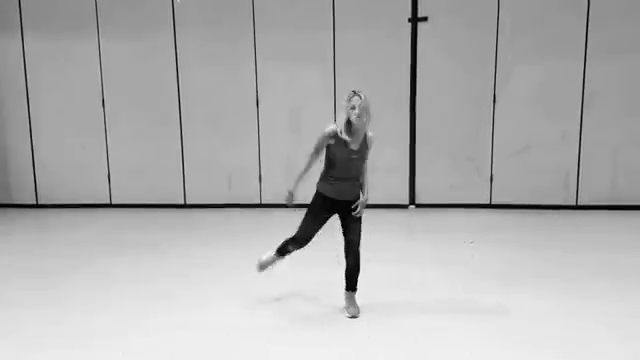
#> input picture frame 29 of 2022_图像算法基础教程(更新中)/day08/img/a.mp4, 640 x 360 px
$ python flow.py
#> lines starting #> are read from the running program, lines starting #| are printed output that depends on the picture
import numpy as np
import cv2

# params for ShiTomasi corner detection
feature_params = dict( maxCorners = 100,
                        qualityLevel = 0.3,
                        minDistance = 7,
                        blockSize = 7 )

lk_params = dict( winSize = (15,15), maxLevel = 2,
                    criteria = (cv2.TERM_CRITERIA_EPS | cv2.TERM_CRITERIA_COUNT, 10, 0.03))

# Create some random colors
color = np.random.randint(0,255,(100,3))
cap = cv2.VideoCapture(r'./img/a.mp4')
while (cap.isOpened()):
    ret, old_frame = cap.read()
#> old_frame is the input picture: shape (360, 640, 3); min 0, max 249, mean 176.8
    if ret == True:
        old_gray = cv2.cvtColor(old_frame, cv2.COLOR_BGR2GRAY)
        p0 = cv2.goodFeaturesToTrack(old_gray, mask = None, **feature_params)
#> p0 = 18 rows, first 8: [336, 215], [412, 202], [488, 201], [108, 201], [182, 201], [260, 200], [420, 14], [34, 201]
        mask = np.zeros_like(old_frame)
        while(1):
            ret, frame = cap.read()
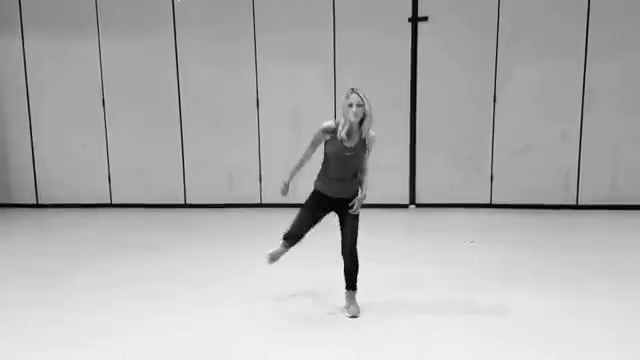
#> input picture frame 30 of 2022_图像算法基础教程(更新中)/day08/img/a.mp4, 640 x 360 px
#> frame is the input picture: shape (360, 640, 3); min 0, max 249, mean 177
            img = frame.copy()
            frame_gray = cv2.cvtColor(img, cv2.COLOR_BGR2GRAY)
            p1, st, err = cv2.calcOpticalFlowPyrLK(old_gray, frame_gray, p0, None, **lk_params)
#> p1 = 18 rows, first 8: [333.7, 212], [412.2, 201.7], [488.4, 200.6], [108.4, 200.8], [182.3, 200.7], [260.3, 199.7], [420.2, 13.71], [34.28, 200.7]; st = 18 values from 1 to 1; err = 18 values, max 22.35 at index 16, min 2.36 at index 12, mean 7.79
            good_new = p1[st==1]
#> good_new has the same summary as p1
            good_old = p0[st==1]
#> good_old has the same summary as p0
            # draw the tracks
            for i,(new,old) in enumerate(zip(good_new,good_old)):
                a,b = new.ravel()
                c,d = old.ravel()
                a, b = int(a), int(b)
                c, d = int(c), int(d)
                mask = cv2.line(mask, (a,b),(c,d), color[i].tolist(), 2)
                img = cv2.circle(img,(a,b),5,color[i].tolist(),-1)
#> this loop made 18 passes
#> (new, a, b, c, d) on passes 1 to 12: ([333.7, 212], 333, 212, 336, 215), ([412.2, 201.7], 412, 201, 412, 202), ([488.4, 200.6], 488, 200, 488, 201), ([108.4, 200.8], 108, 200, 108, 201), ([182.3, 200.7], 182, 200, 182, 201), ([260.3, 199.7], 260, 199, 260, 200), ([420.2, 13.71], 420, 13, 420, 14), ([34.28, 200.7], 34, 200, 34, 201), ([578.4, 203.7], 578, 203, 578, 204), ([410.2, 19.75], 410, 19, 410, 20), ([298.3, 209.7], 298, 209, 305, 210), ([420.2, 23.77], 420, 23, 420, 24)
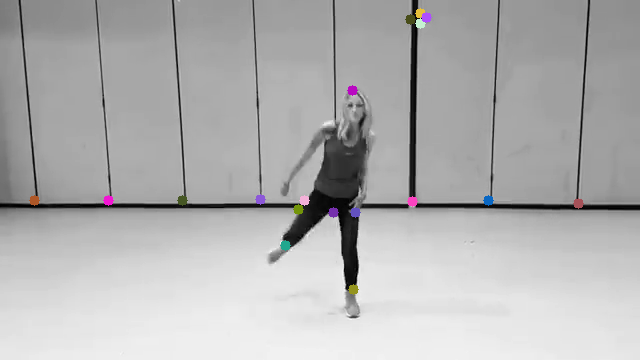
#> img: shape (360, 640, 3); mean B, G, R 177.2, 177, 177.3
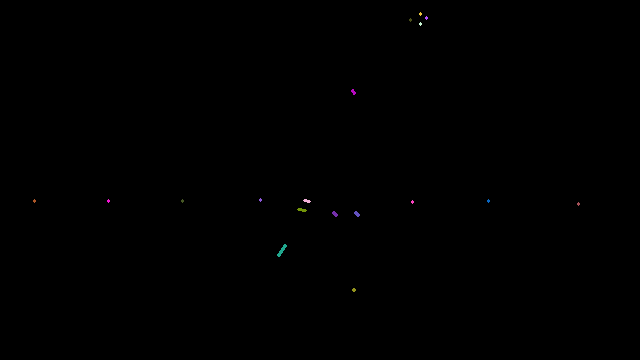
#> mask: shape (360, 640, 3); mean of channels 0, 1, 2 0.2, 0.1, 0.1; drawn as B, G, R
            flow_img = cv2.add(img, mask)
            mat = np.vstack((frame, flow_img))
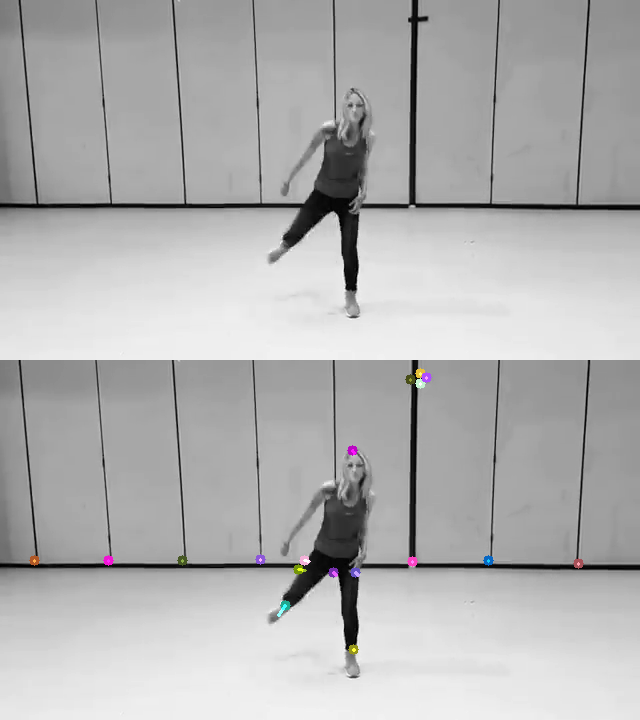
#> mat: shape (720, 640, 3); mean B, G, R 177.2, 177.1, 177.2
            cv2.namedWindow('OpticalFlow', 0)
            cv2.imshow('OpticalFlow', mat)
            k = cv2.waitKey(30) & 0xff
#> (key Esc is pressed here)
            if k == 27:
                break
            # Now update the previous frame and previous points
            old_gray = frame_gray.copy()
            p0 = good_new.reshape(-1,1,2)

cap.release()

$ run again, starting later in the video
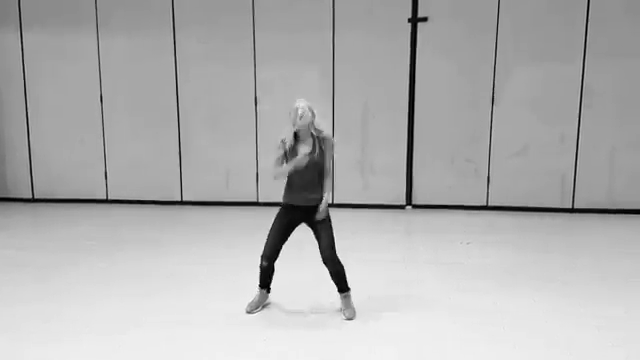
#> input picture frame 134 of 2022_图像算法基础教程(更新中)/day08/img/a.mp4, 640 x 360 px
#> old_frame is the input picture: shape (360, 640, 3); min 0, max 255, mean 176.9
#> p0 = 20 rows, first 8: [408, 203], [179, 198], [332, 201], [105, 197], [485, 203], [409, 20], [570, 205], [346, 290]
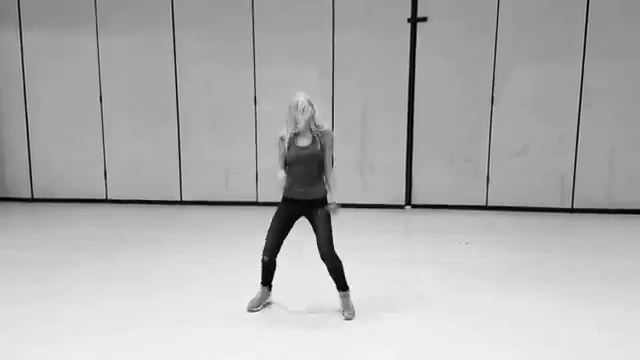
#> input picture frame 135 of 2022_图像算法基础教程(更新中)/day08/img/a.mp4, 640 x 360 px
#> frame is the input picture: shape (360, 640, 3); min 0, max 255, mean 176.9
#> p1 = 20 rows, first 8: [407.4, 202.9], [178.5, 197.7], [338.7, 201.1], [104.5, 196.7], [484.5, 202.9], [408.5, 20], [569.5, 205], [345.1, 288.5]; st = 20 values from 1 to 1; err = 20 values, max 53.82 at index 13, min 0.994 at index 17, mean 9.57
#> good_new has the same summary as p1
#> good_old has the same summary as p0
#> the loop `for i,(new,old) in enumerate(zip(good_new,good_old)):` made 20 passes
#> (new, a, b, c, d) on passes 1 to 8: ([407.4, 202.9], 407, 202, 408, 203), ([178.5, 197.7], 178, 197, 179, 198), ([338.7, 201.1], 338, 201, 332, 201), ([104.5, 196.7], 104, 196, 105, 197), ([484.5, 202.9], 484, 202, 485, 203), ([408.5, 20], 408, 20, 409, 20), ([569.5, 205], 569, 204, 570, 205), ([345.1, 288.5], 345, 288, 346, 290)
#> `mat = np.vstack((frame, flow_img))`:
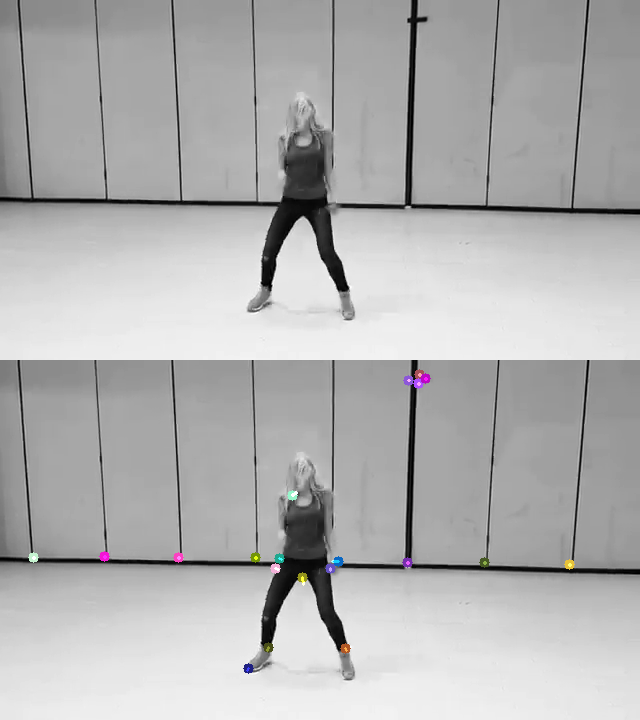
#> mat: shape (720, 640, 3); mean B, G, R 177.1, 177, 177.1

$ run again, starting later in the video
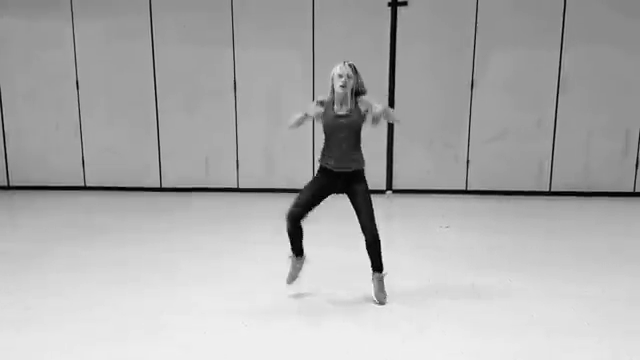
#> input picture frame 239 of 2022_图像算法基础教程(更新中)/day08/img/a.mp4, 640 x 360 px
#> old_frame is the input picture: shape (360, 640, 3); min 0, max 249, mean 173.5
#> p0 = 20 rows, first 8: [389, 188], [464, 187], [158, 185], [373, 196], [236, 185], [636, 189], [86, 183], [552, 188]
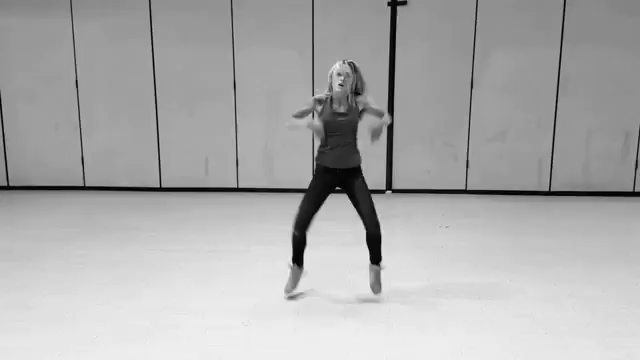
#> input picture frame 240 of 2022_图像算法基础教程(更新中)/day08/img/a.mp4, 640 x 360 px
#> frame is the input picture: shape (360, 640, 3); min 0, max 245, mean 172.9
#> p1 = 20 rows, first 8: [388.7, 187.8], [463.6, 186.7], [157.6, 184.9], [373.9, 195.9], [235.7, 184.7], [635.6, 188.6], [85.48, 183], [551.7, 187.9]; st = 20 values from 1 to 1; err = 20 values, max 21.15 at index 15, min 5.34 at index 7, mean 8.96
#> good_new has the same summary as p1
#> good_old has the same summary as p0
#> the loop `for i,(new,old) in enumerate(zip(good_new,good_old)):` made 20 passes
#> (new, a, b, c, d) on passes 1 to 8: ([388.7, 187.8], 388, 187, 389, 188), ([463.6, 186.7], 463, 186, 464, 187), ([157.6, 184.9], 157, 184, 158, 185), ([373.9, 195.9], 373, 195, 373, 196), ([235.7, 184.7], 235, 184, 236, 185), ([635.6, 188.6], 635, 188, 636, 189), ([85.48, 183], 85, 182, 86, 183), ([551.7, 187.9], 551, 187, 552, 188)
#> `mat = np.vstack((frame, flow_img))`:
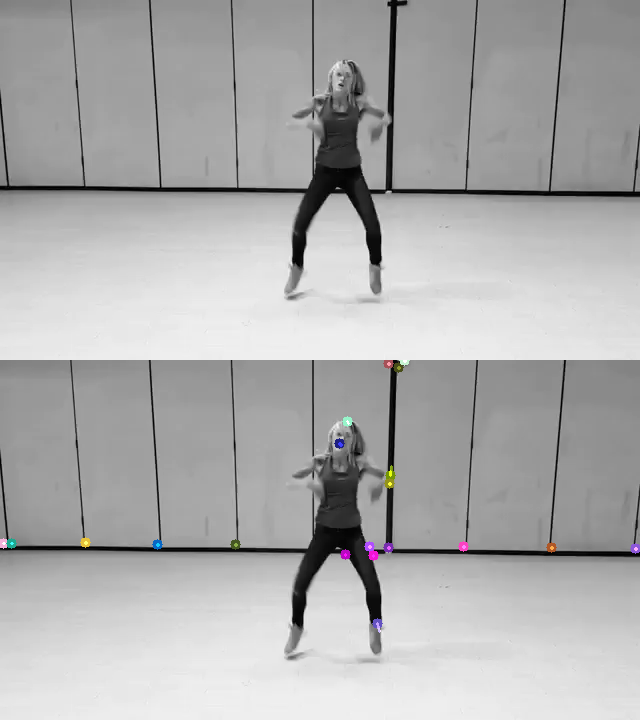
#> mat: shape (720, 640, 3); mean B, G, R 173.1, 172.9, 173.1
